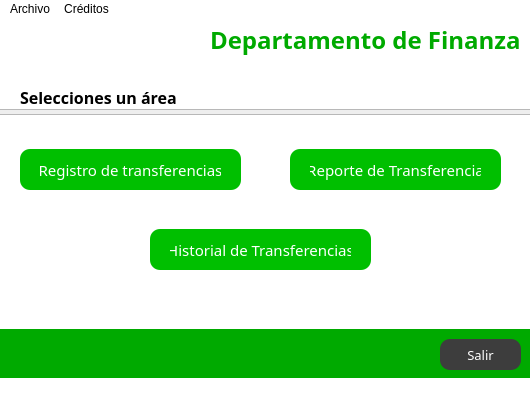
<?xml version="1.0" encoding="UTF-8"?>
<ui version="4.0">
 <class>main</class>
 <widget class="QMainWindow" name="main">
  <property name="geometry">
   <rect>
    <x>0</x>
    <y>0</y>
    <width>530</width>
    <height>400</height>
   </rect>
  </property>
  <property name="minimumSize">
   <size>
    <width>530</width>
    <height>396</height>
   </size>
  </property>
  <property name="maximumSize">
   <size>
    <width>530</width>
    <height>16777215</height>
   </size>
  </property>
  <property name="windowTitle">
   <string>Banco - Transferencias</string>
  </property>
  <property name="styleSheet">
   <string notr="true">background-color: rgb(255, 255, 255);</string>
  </property>
  <widget class="QWidget" name="centralwidget">
   <property name="styleSheet">
    <string notr="true">        QPushButton {
            background-color: rgb(0, 191, 0);
            color: white;
            border: none;
            padding: 10px 20px;
            border-radius: 10px; /* Redondear esquinas */
        }

        QPushButton:hover {
            background-color: #27ae60; /* Color al pasar el cursor */
        }</string>
   </property>
   <widget class="QPushButton" name="btnRegistrar_Transferencias_2">
    <property name="geometry">
     <rect>
      <x>20</x>
      <y>130</y>
      <width>221</width>
      <height>41</height>
     </rect>
    </property>
    <property name="font">
     <font>
      <family>Segoe MDL2 Assets</family>
      <pointsize>11</pointsize>
     </font>
    </property>
    <property name="text">
     <string>Registro de transferencias</string>
    </property>
   </widget>
   <widget class="QPushButton" name="btnReportar_Tranferencia_2">
    <property name="geometry">
     <rect>
      <x>290</x>
      <y>130</y>
      <width>211</width>
      <height>41</height>
     </rect>
    </property>
    <property name="font">
     <font>
      <family>Segoe MDL2 Assets</family>
      <pointsize>11</pointsize>
     </font>
    </property>
    <property name="text">
     <string>Reporte de Transferencia</string>
    </property>
   </widget>
   <widget class="QPushButton" name="btnHistorial_Transferencias_2">
    <property name="geometry">
     <rect>
      <x>150</x>
      <y>210</y>
      <width>221</width>
      <height>41</height>
     </rect>
    </property>
    <property name="font">
     <font>
      <family>Segoe MDL2 Assets</family>
      <pointsize>11</pointsize>
     </font>
    </property>
    <property name="text">
     <string>Historial de Transferencias</string>
    </property>
   </widget>
   <widget class="QLabel" name="label">
    <property name="geometry">
     <rect>
      <x>0</x>
      <y>0</y>
      <width>531</width>
      <height>351</height>
     </rect>
    </property>
    <property name="styleSheet">
     <string notr="true">background-color: rgb(255, 255, 255);</string>
    </property>
    <property name="text">
     <string/>
    </property>
   </widget>
   <widget class="QLabel" name="label_15">
    <property name="geometry">
     <rect>
      <x>10</x>
      <y>0</y>
      <width>171</width>
      <height>41</height>
     </rect>
    </property>
    <property name="styleSheet">
     <string notr="true">background-color: transparent;</string>
    </property>
    <property name="text">
     <string/>
    </property>
    <property name="pixmap">
     <pixmap>../img/logo.png</pixmap>
    </property>
    <property name="scaledContents">
     <bool>true</bool>
    </property>
   </widget>
   <widget class="QLabel" name="label_14">
    <property name="geometry">
     <rect>
      <x>20</x>
      <y>70</y>
      <width>161</width>
      <height>16</height>
     </rect>
    </property>
    <property name="font">
     <font>
      <family>Malgun Gothic</family>
      <pointsize>12</pointsize>
      <bold>true</bold>
     </font>
    </property>
    <property name="styleSheet">
     <string notr="true">background-color: rgb(255, 255, 255);
color: rgb(0, 0, 0);</string>
    </property>
    <property name="text">
     <string>Selecciones un área</string>
    </property>
   </widget>
   <widget class="QLabel" name="label_2">
    <property name="geometry">
     <rect>
      <x>210</x>
      <y>0</y>
      <width>311</width>
      <height>41</height>
     </rect>
    </property>
    <property name="font">
     <font>
      <family>Monotype Koufi</family>
      <pointsize>18</pointsize>
      <bold>true</bold>
     </font>
    </property>
    <property name="styleSheet">
     <string notr="true">color: rgb(0, 170, 0);</string>
    </property>
    <property name="text">
     <string>Departamento de Finanzas</string>
    </property>
   </widget>
   <widget class="QFrame" name="frame">
    <property name="geometry">
     <rect>
      <x>-30</x>
      <y>90</y>
      <width>561</width>
      <height>6</height>
     </rect>
    </property>
    <property name="maximumSize">
     <size>
      <width>16777215</width>
      <height>6</height>
     </size>
    </property>
    <property name="styleSheet">
     <string notr="true">
background-color: rgb(238, 238, 238);</string>
    </property>
    <property name="frameShape">
     <enum>QFrame::StyledPanel</enum>
    </property>
    <property name="frameShadow">
     <enum>QFrame::Raised</enum>
    </property>
   </widget>
   <widget class="QLabel" name="label_3">
    <property name="geometry">
     <rect>
      <x>0</x>
      <y>310</y>
      <width>531</width>
      <height>131</height>
     </rect>
    </property>
    <property name="styleSheet">
     <string notr="true">background-color: rgb(0, 170, 0);</string>
    </property>
    <property name="text">
     <string/>
    </property>
   </widget>
   <widget class="QPushButton" name="btnSalir">
    <property name="geometry">
     <rect>
      <x>440</x>
      <y>320</y>
      <width>81</width>
      <height>31</height>
     </rect>
    </property>
    <property name="font">
     <font>
      <family>Arial Black</family>
      <pointsize>10</pointsize>
      <italic>false</italic>
      <bold>false</bold>
     </font>
    </property>
    <property name="styleSheet">
     <string notr="true">QPushButton{
background-color: rgb(61, 61, 61);
color: rgb(255, 255, 255);
font: 77 10pt&quot;Arial Black&quot;;
}

QPushButton:hover{
border-radius: 10%;
	background-color: rgb(134, 134, 134);
color: rgb(0, 0, 0);
font: 77 10pt&quot;Arial Black&quot;;
}</string>
    </property>
    <property name="text">
     <string>Salir</string>
    </property>
   </widget>
   <zorder>label</zorder>
   <zorder>btnRegistrar_Transferencias_2</zorder>
   <zorder>btnReportar_Tranferencia_2</zorder>
   <zorder>btnHistorial_Transferencias_2</zorder>
   <zorder>label_15</zorder>
   <zorder>label_14</zorder>
   <zorder>label_2</zorder>
   <zorder>frame</zorder>
   <zorder>label_3</zorder>
   <zorder>btnSalir</zorder>
  </widget>
  <widget class="QMenuBar" name="menubar">
   <property name="geometry">
    <rect>
     <x>0</x>
     <y>0</y>
     <width>530</width>
     <height>22</height>
    </rect>
   </property>
   <widget class="QMenu" name="menuArchivo">
    <property name="title">
     <string>Archivo</string>
    </property>
    <addaction name="btnRegistrar_Transferencias"/>
    <addaction name="btnReportar_Tranferencia"/>
    <addaction name="btnHistorial_Transferencias"/>
   </widget>
   <widget class="QMenu" name="menuCreditos">
    <property name="title">
     <string>Créditos</string>
    </property>
    <addaction name="actionDesarrolladores"/>
   </widget>
   <addaction name="menuArchivo"/>
   <addaction name="menuCreditos"/>
  </widget>
  <widget class="QStatusBar" name="statusbar"/>
  <action name="actionDesarrolladores">
   <property name="text">
    <string>Desarrolladores</string>
   </property>
  </action>
  <action name="btnRegistrar_Transferencias">
   <property name="text">
    <string>Registrar Tranferencias</string>
   </property>
   <property name="shortcut">
    <string>Ctrl+R</string>
   </property>
  </action>
  <action name="btnReportar_Tranferencia">
   <property name="text">
    <string>Reportar Tranferencia</string>
   </property>
  </action>
  <action name="btnHistorial_Transferencias">
   <property name="text">
    <string>Historial de Tranferencias</string>
   </property>
  </action>
 </widget>
 <resources/>
 <connections/>
</ui>
